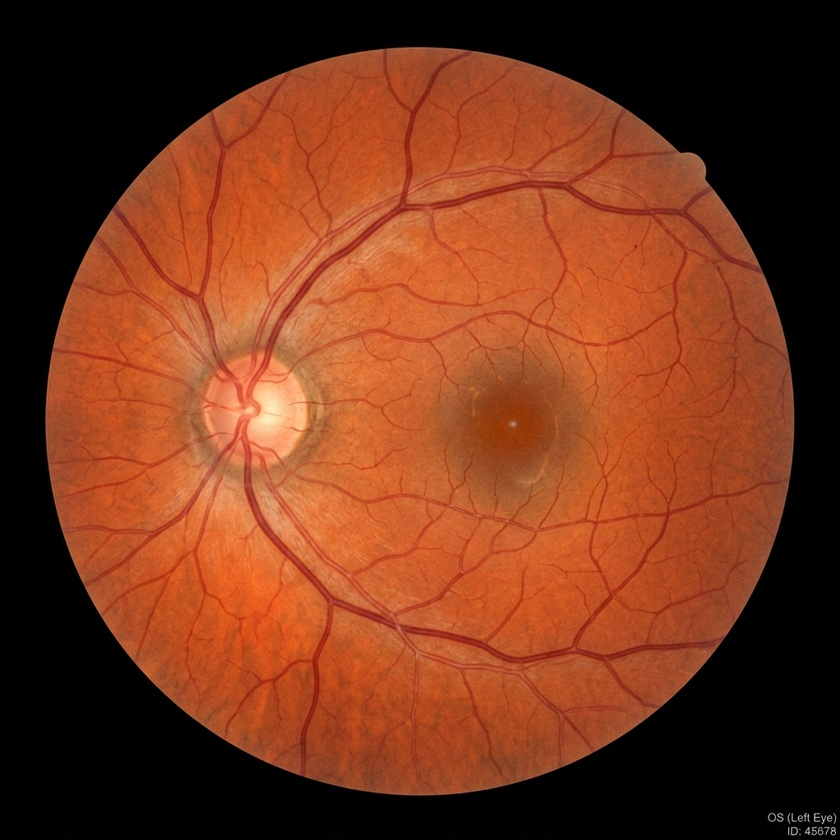
%> input picture assets/fundus_sample.jpg, 840 x 840 px, shrunk from 1024 x 1024 before the run
$ octave --eval "result = sih26038_quality_assessment('../../../assets/fundus_sample.jpg');"   (GNU Octave 9; MATLAB toolbox functions it lacks are replaced by stand-ins)
%> lines starting %> are read from the running program, lines starting %| are printed output that depends on the picture; in (x1, y1, x2, y2) boxes, pixels count from 0 and x2, y2 are one past the last pixel; in counts of white or black regions, pixels touching at a corner belong together; the program's own positions count from 1
%> in sih26038_quality_assessment, img is the input picture: size 840x840x3 uint8; mean R, G, B 116.8, 54.1, 27.5
### SIH_RD-main/SIH_RD-main/matlab/sih26038_quality_features.m
function features = sih26038_quality_features(img)
%SIH26038_QUALITY_FEATURES Deterministic image quality features for fundus images.
%
%   features = sih26038_quality_features(img)
%
% Inputs:
%   img - uint8 RGB image array [H x W x 3] or image file path string.
%
% Outputs:
%   features - struct containing deterministic image measurements:
%       - width, height, aspect_ratio
%       - sharpness_laplacian_variance (Focus metric)
%       - mean_luminance, luminance_stddev, luminance_p05, luminance_p95
%       - illumination_nonuniformity (Quadrant stddev)
%       - dark_pixel_fraction, saturated_pixel_fraction
%       - retinal_field_coverage, background_pixel_fraction
%
% Note: These are numeric image features, NOT clinically validated gradability labels.

if ischar(img) || isstring(img)
    img = imread(img);
end

if size(img, 3) == 1
    rgb = cat(3, img, img, img);
else
    rgb = img;
end

rgb_double = double(rgb);
H = size(rgb, 1);
%> H = 840
W = size(rgb, 2);
%> W = 840

% Rec. 709 Luminance
luminance = 0.2126 * rgb_double(:,:,1) + 0.7152 * rgb_double(:,:,2) + 0.0722 * rgb_double(:,:,3);

% 1. Focus assessment: Discrete 4-neighbor Laplacian variance
if H >= 3 && W >= 3
    center = luminance(2:end-1, 2:end-1);
    laplacian = 4.0 * center ...
        - luminance(1:end-2, 2:end-1) ...
        - luminance(3:end, 2:end-1) ...
        - luminance(2:end-1, 1:end-2) ...
        - luminance(2:end-1, 3:end);
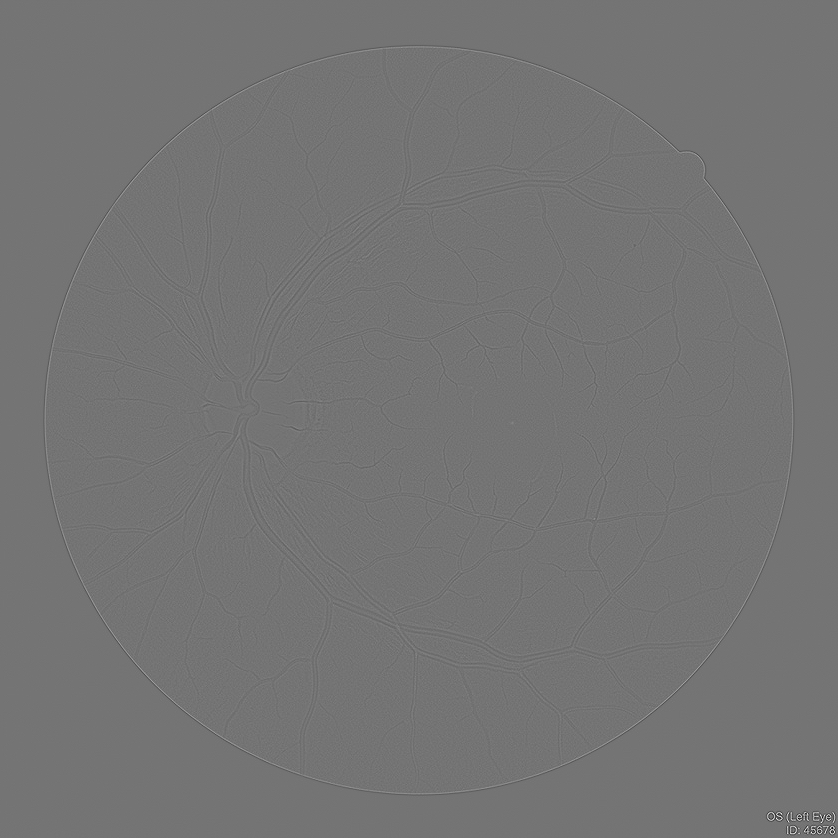
%> laplacian: size 838x838 double; min -396.9, max 472, mean 0; drawn with min black and max white
    sharpness_var = var(laplacian(:));
%> sharpness_var = 169.8
else
    sharpness_var = 0.0;
end

% 2. Illumination statistics
bg_threshold = 10;
sat_threshold = 245;

mean_lum = mean(luminance(:));
%> mean_lum = 65.48
std_lum = std(luminance(:));
%> std_lum = 52.75

sorted_lum = sort(luminance(:));
N = numel(sorted_lum);
%> N = 705600
p05_idx = max(1, round(0.05 * N));
%> p05_idx = 35280
p95_idx = min(N, round(0.95 * N));
%> p95_idx = 670320
p05_lum = sorted_lum(p05_idx);
%> p05_lum = 0
p95_lum = sorted_lum(p95_idx);
%> p95_lum = 131.8

% Illumination Nonuniformity: Standard deviation of 4 quadrant means
mid_y = max(1, floor(H / 2));
%> mid_y = 420
mid_x = max(1, floor(W / 2));
%> mid_x = 420

q1 = luminance(1:mid_y, 1:mid_x);
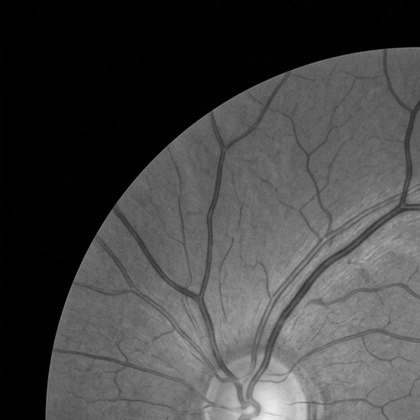
%> q1: size 420x420 double; min 0, max 236.8, mean 69.7
q2 = luminance(1:mid_y, mid_x+1:end);
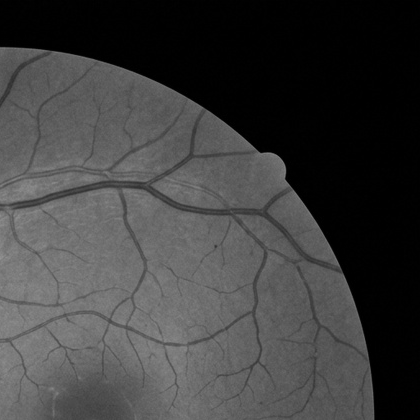
%> q2: size 420x420 double; min 0, max 148.3, mean 62.7
q3 = luminance(mid_y+1:end, 1:mid_x);
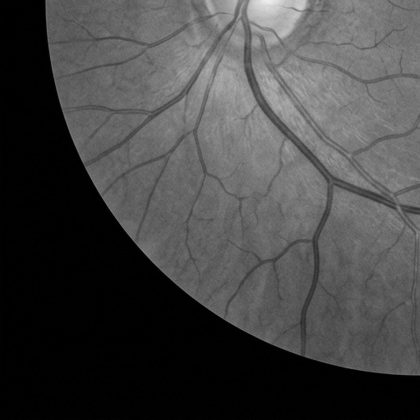
%> q3: size 420x420 double; min 0, max 238.3, mean 68.8
q4 = luminance(mid_y+1:end, mid_x+1:end);
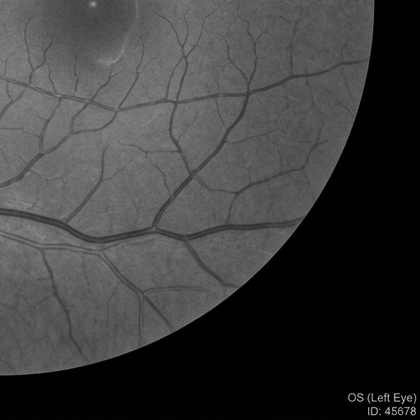
%> q4: size 420x420 double; min 0, max 209.9, mean 60.7

q_means = [mean(q1(:)), mean(q2(:)), mean(q3(:)), mean(q4(:))];
%> q_means = [69.65 62.74 68.82 60.71]
illum_nonuniformity = std(q_means);
%> illum_nonuniformity = 4.43

dark_pixels = sum(luminance(:) <= bg_threshold);
%> dark_pixels = 263866
sat_pixels = sum(luminance(:) >= sat_threshold);
%> sat_pixels = 0
dark_frac = dark_pixels / N;
%> dark_frac = 0.374
sat_frac = sat_pixels / N;
%> sat_frac = 0

% 3. Field of View (retinal field coverage)
max_channel = max(rgb, [], 3);
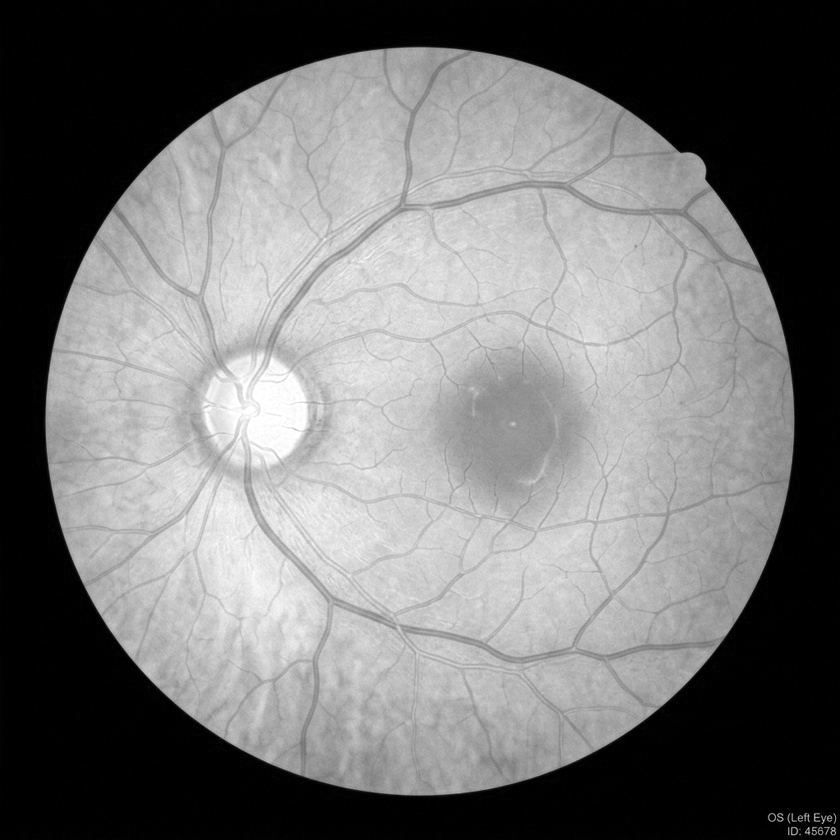
%> max_channel: size 840x840 uint8; min 0, max 255, mean 116.9
field_mask = max_channel > bg_threshold;
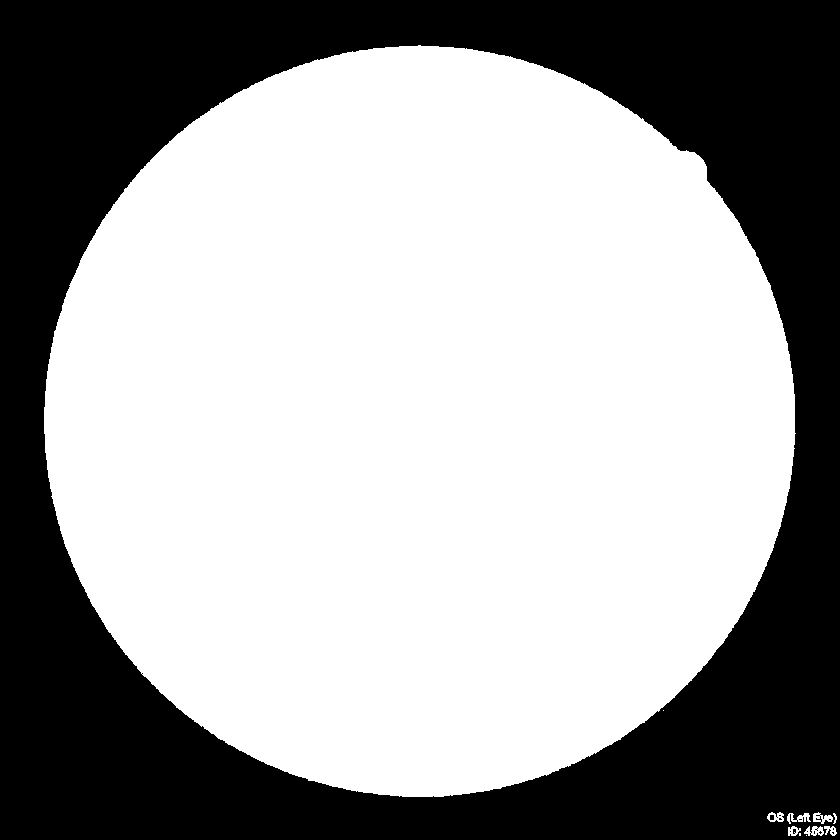
%> field_mask: size 840x840 logical; 62.9% white; 13 black regions (11 under 20 px), largest, box (x1, y1, x2, y2) and area: (0, 0, 840, 840) 261804, (770, 815, 774, 820) 20
retinal_coverage = mean(field_mask(:));
%> retinal_coverage = 0.629
bg_frac = 1.0 - retinal_coverage;
%> bg_frac = 0.371

% Assemble output struct
features = struct();
features.width = W;
%> features.width = 840
features.height = H;
%> features.height = 840
features.aspect_ratio = double(W) / double(H);
%> features.aspect_ratio = 1
features.sharpness_laplacian_variance = double(sharpness_var);
%> features.sharpness_laplacian_variance = 169.8
features.mean_luminance = double(mean_lum);
%> features.mean_luminance = 65.48
features.luminance_stddev = double(std_lum);
%> features.luminance_stddev = 52.75
features.luminance_p05 = double(p05_lum);
%> features.luminance_p05 = 0
features.luminance_p95 = double(p95_lum);
%> features.luminance_p95 = 131.8
features.illumination_nonuniformity = double(illum_nonuniformity);
%> features.illumination_nonuniformity = 4.43
features.dark_pixel_fraction = double(dark_frac);
%> features.dark_pixel_fraction = 0.374
features.saturated_pixel_fraction = double(sat_frac);
%> features.saturated_pixel_fraction = 0
features.retinal_field_coverage = double(retinal_coverage);
%> features.retinal_field_coverage = 0.629
features.background_pixel_fraction = double(bg_frac);
%> features.background_pixel_fraction = 0.371

end

### SIH_RD-main/SIH_RD-main/matlab/sih26038_enhance_image.m
function [enhanced_img, applied_ops] = sih26038_enhance_image(img, config)
%SIH26038_ENHANCE_IMAGE Configurable, deterministic retinal image enhancement.
%
%   [enhanced_img, applied_ops] = sih26038_enhance_image(img, config)
%
% Inputs:
%   img    - uint8 RGB image array [H x W x 3]
%   config - struct with optional boolean fields:
%            .clahe (default: false)
%            .illumination_normalization (default: false)
%            .denoise (default: false)
%
% Outputs:
%   enhanced_img - uint8 RGB enhanced image array
%   applied_ops  - cell array of strings listing operations applied
%
% Note: All enhancement operations are optional and disabled by default.
%       Denoising is conservative (3x3 median) to avoid erasing fine lesions.

if nargin < 2 || isempty(config)
    config = struct('clahe', false, 'illumination_normalization', false, 'denoise', false);
end

if ~isfield(config, 'clahe')
    config.clahe = false;
end
if ~isfield(config, 'illumination_normalization')
    config.illumination_normalization = false;
end
if ~isfield(config, 'denoise')
    config.denoise = false;
end

enhanced_img = img;
applied_ops = {};

% 1. Illumination Normalization (bounded global exposure scaling)
if config.illumination_normalization
    rgb_double = double(enhanced_img);
    lum = 0.2126 * rgb_double(:,:,1) + 0.7152 * rgb_double(:,:,2) + 0.0722 * rgb_double(:,:,3);
    target_mean = 110.0;
    current_mean = max(1.0, mean(lum(:)));
    scale_factor = target_mean / current_mean;
    scale_factor = min(1.8, max(0.6, scale_factor)); % Bounded scaling

    rgb_scaled = rgb_double * scale_factor;
    enhanced_img = uint8(min(255, max(0, rgb_scaled)));
    applied_ops{end+1} = 'bounded_illumination_normalization';
end

% 2. Conservative Denoising (3x3 Median Filter per channel)
if config.denoise
    for c = 1:3
        enhanced_img(:,:,c) = medfilt2(enhanced_img(:,:,c), [3 3]);
    end
    applied_ops{end+1} = 'experimental_median_denoise';
end

% 3. Luminance-only CLAHE (Contrast-Limited Adaptive Histogram Equalization)
if config.clahe
    % Convert to Lab color space if Image Processing Toolbox functions exist
    if exist('rgb2lab', 'file') && exist('lab2rgb', 'file') && exist('adapthisteq', 'file')
        lab = rgb2lab(enhanced_img);
        l_chan = lab(:,:,1) / 100.0; % Normalize 0-1
        l_enhanced = adapthisteq(l_chan, 'ClipLimit', 0.02, 'NumTiles', [8 8]);
        lab(:,:,1) = l_enhanced * 100.0;
        enhanced_img = uint8(lab2rgb(lab) * 255.0);
        applied_ops{end+1} = 'experimental_clahe_luminance';
    end
end

end

### SIH_RD-main/SIH_RD-main/matlab/sih26038_quality_assessment.m
function [quality_result, processed_img] = sih26038_quality_assessment(img, enhance_config)
%SIH26038_QUALITY_ASSESSMENT Overall image quality analysis and enhancement pipeline.
%
%   [quality_result, processed_img] = sih26038_quality_assessment(img, enhance_config)
%
% Inputs:
%   img            - uint8 RGB image array [H x W x 3] or image file path.
%   enhance_config - struct with optional enhancement switches (.clahe, .illumination_normalization, .denoise).
%
% Outputs:
%   quality_result - struct with structured quality fields:
%                    .features - struct of numeric quality measurements
%                    .enhancement_applied - cell array of applied operations
%                    .decision_status - 'NOT_CLINICALLY_VALIDATED'
%                    .gradability_status - 'FEATURES_AVAILABLE'
%                    .experimental_only - true
%                    .recapture_recommended - false (no validated threshold)
%   processed_img  - uint8 RGB processed image ready for E9 inference

if nargin < 2
    enhance_config = struct('clahe', false, 'illumination_normalization', false, 'denoise', false);
end

if ischar(img) || isstring(img)
    img = imread(img);
end

% 1. Measure deterministic features
features = sih26038_quality_features(img);
%> features = {width 840, height 840, aspect_ratio 1, sharpness_laplacian_variance 169.8, mean_luminance 65.48, luminance_stddev 52.75}

% 2. Apply enhancement routing if configured
[processed_img, applied_ops] = sih26038_enhance_image(img, enhance_config);
%> applied_ops = {}

% 3. Assemble structured quality decision
quality_result = struct();
quality_result.features = features;
%> quality_result.features has the same summary as features
quality_result.enhancement_applied = applied_ops;
%> quality_result.enhancement_applied = {}
%> `result = sih26038_quality_assessment('../../../assets/fundus_sample.jp..`: result = {experimental_only true, recapture_recommended false}
quality_result.decision_status = 'NOT_CLINICALLY_VALIDATED';
quality_result.gradability_status = 'FEATURES_AVAILABLE';
quality_result.experimental_only = true;
quality_result.recapture_recommended = false;
quality_result.note = 'No validated clinical gradability threshold is configured; image is not automatically rejected.';

end
